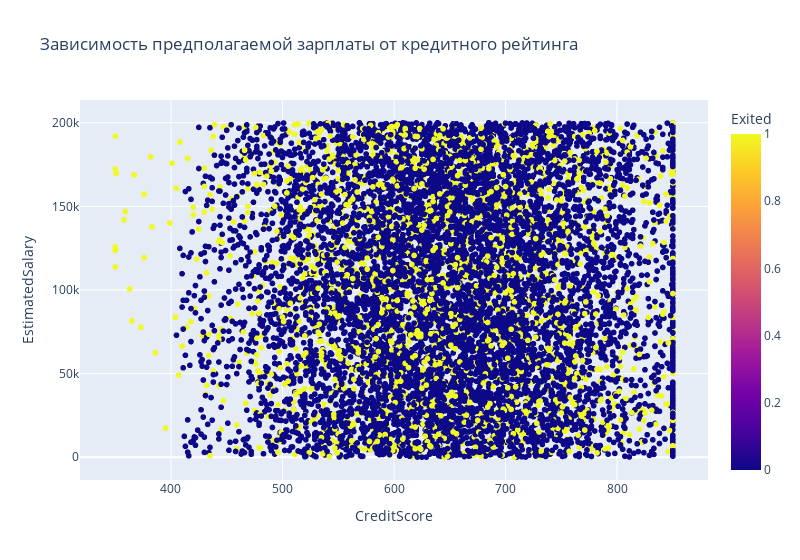

The cell this chart's notebook holds for it:
### Markdown cell above
Задание 9.4  
По гистограмме можно сказать, что основная аудитория банка - молодые люди до 40 лет. Примерно начиная с отметки в 40 лет соотношение лояльных и нелояльных меняется в пользу уходящих, а также наблюдается наибольшее количество "всплесков". Поэтому банку стоит обратить особое внимание на возрастную группу 40-46 лет, где возникают самые резкие выбросы.

### Code cell
cred_sal = px.scatter(
    data_frame= churn_data,
    x= 'CreditScore',
    y= 'EstimatedSalary',
    color='Exited',
    title= 'Зависимость предполагаемой зарплаты от кредитного рейтинга',
    width= 800
)
cred_sal.show()

### Figure 1 — Plotly figure (JSON) as saved in the notebook; plotly's stock layout.template omitted (floating-point values rounded to 4 significant figures; data arrays with more than 128 entries replaced by an {"elided": "..."} marker saying what was removed)
{"data": [{"hovertemplate": "CreditScore=%{x}<br>EstimatedSalary=%{y}<br>Exited=%{marker.color}<extra></extra>", "legendgroup": "", "marker": {"color": {"elided": "10000 int values"}, "coloraxis": "coloraxis", "symbol": "circle"}, "mode": "markers", "name": "", "showlegend": false, "type": "scattergl", "x": {"elided": "10000 int values"}, "xaxis": "x", "y": {"elided": "10000 float values"}, "yaxis": "y"}], "layout": {"coloraxis": {"colorbar": {"title": {"text": "Exited"}}, "colorscale": [[0, "#0d0887"], [0.1111, "#46039f"], [0.2222, "#7201a8"], [0.3333, "#9c179e"], [0.4444, "#bd3786"], [0.5556, "#d8576b"], [0.6667, "#ed7953"], [0.7778, "#fb9f3a"], [0.8889, "#fdca26"], [1, "#f0f921"]]}, "legend": {"tracegroupgap": 0}, "title": {"text": "Зависимость предполагаемой зарплаты от кредитного рейтинга"}, "width": 800, "xaxis": {"anchor": "y", "domain": [0, 1], "title": {"text": "CreditScore"}}, "yaxis": {"anchor": "x", "domain": [0, 1], "title": {"text": "EstimatedSalary"}}}}
